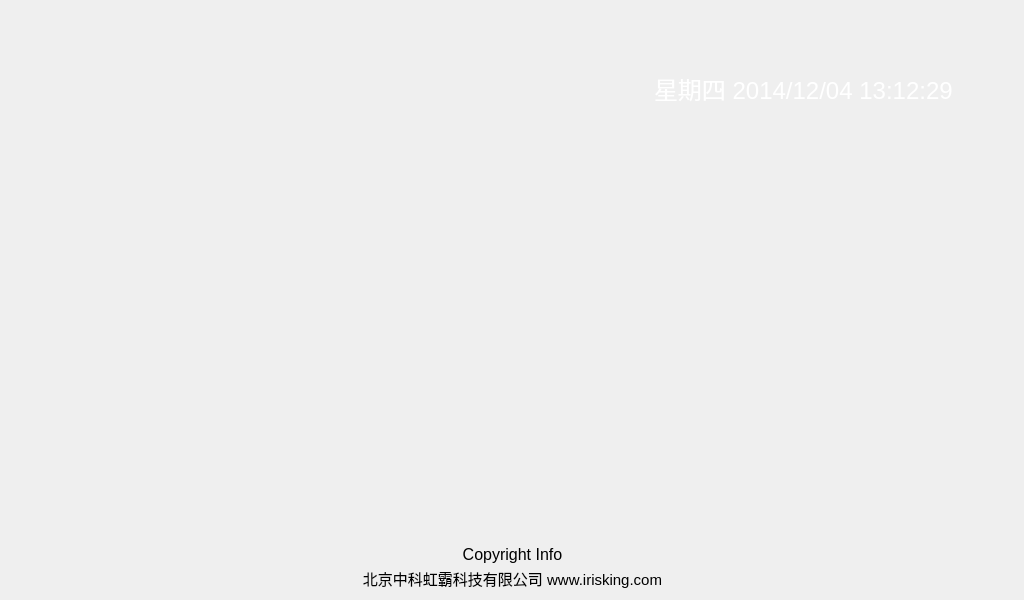
<?xml version="1.0" encoding="UTF-8"?>
<ui version="4.0">
 <class>Manager</class>
 <widget class="QWidget" name="Manager">
  <property name="geometry">
   <rect>
    <x>0</x>
    <y>0</y>
    <width>1024</width>
    <height>600</height>
   </rect>
  </property>
  <property name="windowTitle">
   <string>Form</string>
  </property>
  <property name="layoutDirection">
   <enum>Qt::LeftToRight</enum>
  </property>
  <property name="autoFillBackground">
   <bool>false</bool>
  </property>
  <widget class="QWidget" name="centralWidget" native="true">
   <property name="geometry">
    <rect>
     <x>0</x>
     <y>1</y>
     <width>1024</width>
     <height>600</height>
    </rect>
   </property>
   <property name="autoFillBackground">
    <bool>false</bool>
   </property>
   <property name="styleSheet">
    <string notr="true">QWidget#centralWidget{
     background-image: url(:/image/ui_mainmenu_background.png);
}

QToolButton#toolBtnDataManager{
       border-top-left-radius: 3px; 
       padding: 2px 2px;       
	   background-image: url(:/image/ui_datamanage_normal.png);
}
QToolButton#toolBtnDataManager:pressed{
	   background-image: url(:/image/ui_datamanage_pressed.png);
}

QToolButton#toolBtnHelp{
       border-top-left-radius: 3px;  
       padding: 2px 2px;
	   background-image: url(:/image/ui_aboutus_normal.png);
}

QToolButton#toolBtnHelp:pressed{
	background-image: url(:/image/ui_aboutus_pressed.png);
}

QToolButton#toolBtnIdentify{
       border-top-left-radius: 3px; 
       padding: 2px 2px;       
	   background-image: url(:/image/ui_backiden_normal.png);
}

QToolButton#toolBtnIdentify:pressed{
	background-image: url(:/image/ui_backiden_pressed.png);
}

QToolButton#toolBtnPerson{
       border-top-left-radius: 3px; 
       padding: 2px 2px;
	   background-image: url(:/image/ui_person_normal.png);
}

QToolButton#toolBtnPerson:pressed{
	background-image: url(:/image/ui_person_pressed.png);
}

QToolButton#toolBtnShutdown{
       border-top-left-radius: 3px; 
       padding: 2px 2px;
	   background-image: url(:/image/ui_shutdown_normal.png);
}

QToolButton#toolBtnShutdown:pressed{
	background-image: url(:/image/ui_shutdown_pressed.png);
}

QToolButton#toolBtnSystem{
       border-top-left-radius: 3px; 
       padding: 2px 2px;       
	   background-image: url(:/image/ui_syssettings_normal.png);
}

QToolButton#toolBtnSystem:pressed{
	  background-image: url(:/image/ui_syssettings_pressed.png);
}

*{
color: rgb(255, 255, 255);
}</string>
   </property>
   <widget class="QLabel" name="labTitle">
    <property name="geometry">
     <rect>
      <x>94</x>
      <y>1</y>
      <width>681</width>
      <height>61</height>
     </rect>
    </property>
    <property name="font">
     <font>
      <family>浪漫雅圆</family>
      <pointsize>26</pointsize>
      <weight>75</weight>
      <italic>false</italic>
      <bold>true</bold>
     </font>
    </property>
    <property name="styleSheet">
     <string notr="true">background-image: url(:/image/ui_mainmenu_title.png);</string>
    </property>
    <property name="text">
     <string/>
    </property>
    <property name="alignment">
     <set>Qt::AlignCenter</set>
    </property>
   </widget>
   <widget class="QLabel" name="labSupport">
    <property name="geometry">
     <rect>
      <x>12</x>
      <y>562</y>
      <width>1001</width>
      <height>31</height>
     </rect>
    </property>
    <property name="font">
     <font>
      <pointsize>11</pointsize>
     </font>
    </property>
    <property name="styleSheet">
     <string notr="true">color: rgb(0, 0, 0);</string>
    </property>
    <property name="text">
     <string>北京中科虹霸科技有限公司 www.irisking.com</string>
    </property>
    <property name="alignment">
     <set>Qt::AlignCenter</set>
    </property>
   </widget>
   <widget class="QLabel" name="labCopyright">
    <property name="geometry">
     <rect>
      <x>12</x>
      <y>543</y>
      <width>1001</width>
      <height>21</height>
     </rect>
    </property>
    <property name="font">
     <font>
      <pointsize>12</pointsize>
      <weight>50</weight>
      <bold>false</bold>
     </font>
    </property>
    <property name="styleSheet">
     <string notr="true">color: rgb(0, 0, 0);</string>
    </property>
    <property name="text">
     <string>Copyright Info</string>
    </property>
    <property name="alignment">
     <set>Qt::AlignCenter</set>
    </property>
   </widget>
   <widget class="QLabel" name="labCurDateTime">
    <property name="geometry">
     <rect>
      <x>654</x>
      <y>70</y>
      <width>361</width>
      <height>31</height>
     </rect>
    </property>
    <property name="font">
     <font>
      <pointsize>18</pointsize>
     </font>
    </property>
    <property name="text">
     <string>&lt;html&gt;&lt;head/&gt;&lt;body&gt;&lt;p&gt;&lt;span style=&quot; font-size:18pt;&quot;&gt;星期四   2014/12/04    13:12:29&lt;/span&gt;&lt;/p&gt;&lt;/body&gt;&lt;/html&gt;</string>
    </property>
   </widget>
   <widget class="QToolButton" name="toolBtnIdentify">
    <property name="geometry">
     <rect>
      <x>429</x>
      <y>200</y>
      <width>165</width>
      <height>110</height>
     </rect>
    </property>
    <property name="sizePolicy">
     <sizepolicy hsizetype="Preferred" vsizetype="Preferred">
      <horstretch>0</horstretch>
      <verstretch>0</verstretch>
     </sizepolicy>
    </property>
    <property name="palette">
     <palette>
      <active>
       <colorrole role="WindowText">
        <brush brushstyle="SolidPattern">
         <color alpha="255">
          <red>255</red>
          <green>255</green>
          <blue>255</blue>
         </color>
        </brush>
       </colorrole>
       <colorrole role="Button">
        <brush brushstyle="SolidPattern">
         <color alpha="255">
          <red>32</red>
          <green>90</green>
          <blue>167</blue>
         </color>
        </brush>
       </colorrole>
       <colorrole role="Text">
        <brush brushstyle="SolidPattern">
         <color alpha="255">
          <red>255</red>
          <green>255</green>
          <blue>255</blue>
         </color>
        </brush>
       </colorrole>
       <colorrole role="ButtonText">
        <brush brushstyle="SolidPattern">
         <color alpha="255">
          <red>255</red>
          <green>255</green>
          <blue>255</blue>
         </color>
        </brush>
       </colorrole>
       <colorrole role="Base">
        <brush brushstyle="SolidPattern">
         <color alpha="255">
          <red>32</red>
          <green>90</green>
          <blue>167</blue>
         </color>
        </brush>
       </colorrole>
       <colorrole role="Window">
        <brush brushstyle="SolidPattern">
         <color alpha="255">
          <red>32</red>
          <green>90</green>
          <blue>167</blue>
         </color>
        </brush>
       </colorrole>
      </active>
      <inactive>
       <colorrole role="WindowText">
        <brush brushstyle="SolidPattern">
         <color alpha="255">
          <red>255</red>
          <green>255</green>
          <blue>255</blue>
         </color>
        </brush>
       </colorrole>
       <colorrole role="Button">
        <brush brushstyle="SolidPattern">
         <color alpha="255">
          <red>32</red>
          <green>90</green>
          <blue>167</blue>
         </color>
        </brush>
       </colorrole>
       <colorrole role="Text">
        <brush brushstyle="SolidPattern">
         <color alpha="255">
          <red>255</red>
          <green>255</green>
          <blue>255</blue>
         </color>
        </brush>
       </colorrole>
       <colorrole role="ButtonText">
        <brush brushstyle="SolidPattern">
         <color alpha="255">
          <red>255</red>
          <green>255</green>
          <blue>255</blue>
         </color>
        </brush>
       </colorrole>
       <colorrole role="Base">
        <brush brushstyle="SolidPattern">
         <color alpha="255">
          <red>32</red>
          <green>90</green>
          <blue>167</blue>
         </color>
        </brush>
       </colorrole>
       <colorrole role="Window">
        <brush brushstyle="SolidPattern">
         <color alpha="255">
          <red>32</red>
          <green>90</green>
          <blue>167</blue>
         </color>
        </brush>
       </colorrole>
      </inactive>
      <disabled>
       <colorrole role="WindowText">
        <brush brushstyle="SolidPattern">
         <color alpha="255">
          <red>255</red>
          <green>255</green>
          <blue>255</blue>
         </color>
        </brush>
       </colorrole>
       <colorrole role="Button">
        <brush brushstyle="SolidPattern">
         <color alpha="255">
          <red>32</red>
          <green>90</green>
          <blue>167</blue>
         </color>
        </brush>
       </colorrole>
       <colorrole role="Text">
        <brush brushstyle="SolidPattern">
         <color alpha="255">
          <red>255</red>
          <green>255</green>
          <blue>255</blue>
         </color>
        </brush>
       </colorrole>
       <colorrole role="ButtonText">
        <brush brushstyle="SolidPattern">
         <color alpha="255">
          <red>255</red>
          <green>255</green>
          <blue>255</blue>
         </color>
        </brush>
       </colorrole>
       <colorrole role="Base">
        <brush brushstyle="SolidPattern">
         <color alpha="255">
          <red>32</red>
          <green>90</green>
          <blue>167</blue>
         </color>
        </brush>
       </colorrole>
       <colorrole role="Window">
        <brush brushstyle="SolidPattern">
         <color alpha="255">
          <red>32</red>
          <green>90</green>
          <blue>167</blue>
         </color>
        </brush>
       </colorrole>
      </disabled>
     </palette>
    </property>
    <property name="font">
     <font>
      <pointsize>20</pointsize>
     </font>
    </property>
    <property name="autoFillBackground">
     <bool>false</bool>
    </property>
    <property name="styleSheet">
     <string notr="true"/>
    </property>
    <property name="toolButtonStyle">
     <enum>Qt::ToolButtonTextUnderIcon</enum>
    </property>
    <property name="arrowType">
     <enum>Qt::NoArrow</enum>
    </property>
   </widget>
   <widget class="QToolButton" name="toolBtnDataManager">
    <property name="geometry">
     <rect>
      <x>180</x>
      <y>352</y>
      <width>165</width>
      <height>110</height>
     </rect>
    </property>
    <property name="sizePolicy">
     <sizepolicy hsizetype="Preferred" vsizetype="Preferred">
      <horstretch>0</horstretch>
      <verstretch>0</verstretch>
     </sizepolicy>
    </property>
    <property name="palette">
     <palette>
      <active>
       <colorrole role="WindowText">
        <brush brushstyle="SolidPattern">
         <color alpha="255">
          <red>255</red>
          <green>255</green>
          <blue>255</blue>
         </color>
        </brush>
       </colorrole>
       <colorrole role="Button">
        <brush brushstyle="SolidPattern">
         <color alpha="255">
          <red>32</red>
          <green>90</green>
          <blue>167</blue>
         </color>
        </brush>
       </colorrole>
       <colorrole role="Text">
        <brush brushstyle="SolidPattern">
         <color alpha="255">
          <red>255</red>
          <green>255</green>
          <blue>255</blue>
         </color>
        </brush>
       </colorrole>
       <colorrole role="ButtonText">
        <brush brushstyle="SolidPattern">
         <color alpha="255">
          <red>255</red>
          <green>255</green>
          <blue>255</blue>
         </color>
        </brush>
       </colorrole>
       <colorrole role="Base">
        <brush brushstyle="SolidPattern">
         <color alpha="255">
          <red>32</red>
          <green>90</green>
          <blue>167</blue>
         </color>
        </brush>
       </colorrole>
       <colorrole role="Window">
        <brush brushstyle="SolidPattern">
         <color alpha="255">
          <red>32</red>
          <green>90</green>
          <blue>167</blue>
         </color>
        </brush>
       </colorrole>
      </active>
      <inactive>
       <colorrole role="WindowText">
        <brush brushstyle="SolidPattern">
         <color alpha="255">
          <red>255</red>
          <green>255</green>
          <blue>255</blue>
         </color>
        </brush>
       </colorrole>
       <colorrole role="Button">
        <brush brushstyle="SolidPattern">
         <color alpha="255">
          <red>32</red>
          <green>90</green>
          <blue>167</blue>
         </color>
        </brush>
       </colorrole>
       <colorrole role="Text">
        <brush brushstyle="SolidPattern">
         <color alpha="255">
          <red>255</red>
          <green>255</green>
          <blue>255</blue>
         </color>
        </brush>
       </colorrole>
       <colorrole role="ButtonText">
        <brush brushstyle="SolidPattern">
         <color alpha="255">
          <red>255</red>
          <green>255</green>
          <blue>255</blue>
         </color>
        </brush>
       </colorrole>
       <colorrole role="Base">
        <brush brushstyle="SolidPattern">
         <color alpha="255">
          <red>32</red>
          <green>90</green>
          <blue>167</blue>
         </color>
        </brush>
       </colorrole>
       <colorrole role="Window">
        <brush brushstyle="SolidPattern">
         <color alpha="255">
          <red>32</red>
          <green>90</green>
          <blue>167</blue>
         </color>
        </brush>
       </colorrole>
      </inactive>
      <disabled>
       <colorrole role="WindowText">
        <brush brushstyle="SolidPattern">
         <color alpha="255">
          <red>255</red>
          <green>255</green>
          <blue>255</blue>
         </color>
        </brush>
       </colorrole>
       <colorrole role="Button">
        <brush brushstyle="SolidPattern">
         <color alpha="255">
          <red>32</red>
          <green>90</green>
          <blue>167</blue>
         </color>
        </brush>
       </colorrole>
       <colorrole role="Text">
        <brush brushstyle="SolidPattern">
         <color alpha="255">
          <red>255</red>
          <green>255</green>
          <blue>255</blue>
         </color>
        </brush>
       </colorrole>
       <colorrole role="ButtonText">
        <brush brushstyle="SolidPattern">
         <color alpha="255">
          <red>255</red>
          <green>255</green>
          <blue>255</blue>
         </color>
        </brush>
       </colorrole>
       <colorrole role="Base">
        <brush brushstyle="SolidPattern">
         <color alpha="255">
          <red>32</red>
          <green>90</green>
          <blue>167</blue>
         </color>
        </brush>
       </colorrole>
       <colorrole role="Window">
        <brush brushstyle="SolidPattern">
         <color alpha="255">
          <red>32</red>
          <green>90</green>
          <blue>167</blue>
         </color>
        </brush>
       </colorrole>
      </disabled>
     </palette>
    </property>
    <property name="font">
     <font>
      <pointsize>20</pointsize>
     </font>
    </property>
    <property name="autoFillBackground">
     <bool>false</bool>
    </property>
    <property name="styleSheet">
     <string notr="true"/>
    </property>
    <property name="toolButtonStyle">
     <enum>Qt::ToolButtonTextUnderIcon</enum>
    </property>
    <property name="arrowType">
     <enum>Qt::NoArrow</enum>
    </property>
   </widget>
   <widget class="QToolButton" name="toolBtnHelp">
    <property name="geometry">
     <rect>
      <x>429</x>
      <y>352</y>
      <width>165</width>
      <height>110</height>
     </rect>
    </property>
    <property name="sizePolicy">
     <sizepolicy hsizetype="Preferred" vsizetype="Preferred">
      <horstretch>0</horstretch>
      <verstretch>0</verstretch>
     </sizepolicy>
    </property>
    <property name="palette">
     <palette>
      <active>
       <colorrole role="WindowText">
        <brush brushstyle="SolidPattern">
         <color alpha="255">
          <red>255</red>
          <green>255</green>
          <blue>255</blue>
         </color>
        </brush>
       </colorrole>
       <colorrole role="Button">
        <brush brushstyle="SolidPattern">
         <color alpha="255">
          <red>32</red>
          <green>90</green>
          <blue>167</blue>
         </color>
        </brush>
       </colorrole>
       <colorrole role="Text">
        <brush brushstyle="SolidPattern">
         <color alpha="255">
          <red>255</red>
          <green>255</green>
          <blue>255</blue>
         </color>
        </brush>
       </colorrole>
       <colorrole role="ButtonText">
        <brush brushstyle="SolidPattern">
         <color alpha="255">
          <red>255</red>
          <green>255</green>
          <blue>255</blue>
         </color>
        </brush>
       </colorrole>
       <colorrole role="Base">
        <brush brushstyle="SolidPattern">
         <color alpha="255">
          <red>32</red>
          <green>90</green>
          <blue>167</blue>
         </color>
        </brush>
       </colorrole>
       <colorrole role="Window">
        <brush brushstyle="SolidPattern">
         <color alpha="255">
          <red>32</red>
          <green>90</green>
          <blue>167</blue>
         </color>
        </brush>
       </colorrole>
      </active>
      <inactive>
       <colorrole role="WindowText">
        <brush brushstyle="SolidPattern">
         <color alpha="255">
          <red>255</red>
          <green>255</green>
          <blue>255</blue>
         </color>
        </brush>
       </colorrole>
       <colorrole role="Button">
        <brush brushstyle="SolidPattern">
         <color alpha="255">
          <red>32</red>
          <green>90</green>
          <blue>167</blue>
         </color>
        </brush>
       </colorrole>
       <colorrole role="Text">
        <brush brushstyle="SolidPattern">
         <color alpha="255">
          <red>255</red>
          <green>255</green>
          <blue>255</blue>
         </color>
        </brush>
       </colorrole>
       <colorrole role="ButtonText">
        <brush brushstyle="SolidPattern">
         <color alpha="255">
          <red>255</red>
          <green>255</green>
          <blue>255</blue>
         </color>
        </brush>
       </colorrole>
       <colorrole role="Base">
        <brush brushstyle="SolidPattern">
         <color alpha="255">
          <red>32</red>
          <green>90</green>
          <blue>167</blue>
         </color>
        </brush>
       </colorrole>
       <colorrole role="Window">
        <brush brushstyle="SolidPattern">
         <color alpha="255">
          <red>32</red>
          <green>90</green>
          <blue>167</blue>
         </color>
        </brush>
       </colorrole>
      </inactive>
      <disabled>
       <colorrole role="WindowText">
        <brush brushstyle="SolidPattern">
         <color alpha="255">
          <red>255</red>
          <green>255</green>
          <blue>255</blue>
         </color>
        </brush>
       </colorrole>
       <colorrole role="Button">
        <brush brushstyle="SolidPattern">
         <color alpha="255">
          <red>32</red>
          <green>90</green>
          <blue>167</blue>
         </color>
        </brush>
       </colorrole>
       <colorrole role="Text">
        <brush brushstyle="SolidPattern">
         <color alpha="255">
          <red>255</red>
          <green>255</green>
          <blue>255</blue>
         </color>
        </brush>
       </colorrole>
       <colorrole role="ButtonText">
        <brush brushstyle="SolidPattern">
         <color alpha="255">
          <red>255</red>
          <green>255</green>
          <blue>255</blue>
         </color>
        </brush>
       </colorrole>
       <colorrole role="Base">
        <brush brushstyle="SolidPattern">
         <color alpha="255">
          <red>32</red>
          <green>90</green>
          <blue>167</blue>
         </color>
        </brush>
       </colorrole>
       <colorrole role="Window">
        <brush brushstyle="SolidPattern">
         <color alpha="255">
          <red>32</red>
          <green>90</green>
          <blue>167</blue>
         </color>
        </brush>
       </colorrole>
      </disabled>
     </palette>
    </property>
    <property name="font">
     <font>
      <pointsize>20</pointsize>
     </font>
    </property>
    <property name="autoFillBackground">
     <bool>false</bool>
    </property>
    <property name="styleSheet">
     <string notr="true"/>
    </property>
    <property name="toolButtonStyle">
     <enum>Qt::ToolButtonTextUnderIcon</enum>
    </property>
    <property name="arrowType">
     <enum>Qt::NoArrow</enum>
    </property>
   </widget>
   <widget class="QToolButton" name="toolBtnShutdown">
    <property name="geometry">
     <rect>
      <x>678</x>
      <y>352</y>
      <width>165</width>
      <height>110</height>
     </rect>
    </property>
    <property name="sizePolicy">
     <sizepolicy hsizetype="Preferred" vsizetype="Preferred">
      <horstretch>0</horstretch>
      <verstretch>0</verstretch>
     </sizepolicy>
    </property>
    <property name="palette">
     <palette>
      <active>
       <colorrole role="WindowText">
        <brush brushstyle="SolidPattern">
         <color alpha="255">
          <red>255</red>
          <green>255</green>
          <blue>255</blue>
         </color>
        </brush>
       </colorrole>
       <colorrole role="Button">
        <brush brushstyle="SolidPattern">
         <color alpha="255">
          <red>32</red>
          <green>90</green>
          <blue>167</blue>
         </color>
        </brush>
       </colorrole>
       <colorrole role="Text">
        <brush brushstyle="SolidPattern">
         <color alpha="255">
          <red>255</red>
          <green>255</green>
          <blue>255</blue>
         </color>
        </brush>
       </colorrole>
       <colorrole role="ButtonText">
        <brush brushstyle="SolidPattern">
         <color alpha="255">
          <red>255</red>
          <green>255</green>
          <blue>255</blue>
         </color>
        </brush>
       </colorrole>
       <colorrole role="Base">
        <brush brushstyle="SolidPattern">
         <color alpha="255">
          <red>32</red>
          <green>90</green>
          <blue>167</blue>
         </color>
        </brush>
       </colorrole>
       <colorrole role="Window">
        <brush brushstyle="SolidPattern">
         <color alpha="255">
          <red>32</red>
          <green>90</green>
          <blue>167</blue>
         </color>
        </brush>
       </colorrole>
      </active>
      <inactive>
       <colorrole role="WindowText">
        <brush brushstyle="SolidPattern">
         <color alpha="255">
          <red>255</red>
          <green>255</green>
          <blue>255</blue>
         </color>
        </brush>
       </colorrole>
       <colorrole role="Button">
        <brush brushstyle="SolidPattern">
         <color alpha="255">
          <red>32</red>
          <green>90</green>
          <blue>167</blue>
         </color>
        </brush>
       </colorrole>
       <colorrole role="Text">
        <brush brushstyle="SolidPattern">
         <color alpha="255">
          <red>255</red>
          <green>255</green>
          <blue>255</blue>
         </color>
        </brush>
       </colorrole>
       <colorrole role="ButtonText">
        <brush brushstyle="SolidPattern">
         <color alpha="255">
          <red>255</red>
          <green>255</green>
          <blue>255</blue>
         </color>
        </brush>
       </colorrole>
       <colorrole role="Base">
        <brush brushstyle="SolidPattern">
         <color alpha="255">
          <red>32</red>
          <green>90</green>
          <blue>167</blue>
         </color>
        </brush>
       </colorrole>
       <colorrole role="Window">
        <brush brushstyle="SolidPattern">
         <color alpha="255">
          <red>32</red>
          <green>90</green>
          <blue>167</blue>
         </color>
        </brush>
       </colorrole>
      </inactive>
      <disabled>
       <colorrole role="WindowText">
        <brush brushstyle="SolidPattern">
         <color alpha="255">
          <red>255</red>
          <green>255</green>
          <blue>255</blue>
         </color>
        </brush>
       </colorrole>
       <colorrole role="Button">
        <brush brushstyle="SolidPattern">
         <color alpha="255">
          <red>32</red>
          <green>90</green>
          <blue>167</blue>
         </color>
        </brush>
       </colorrole>
       <colorrole role="Text">
        <brush brushstyle="SolidPattern">
         <color alpha="255">
          <red>255</red>
          <green>255</green>
          <blue>255</blue>
         </color>
        </brush>
       </colorrole>
       <colorrole role="ButtonText">
        <brush brushstyle="SolidPattern">
         <color alpha="255">
          <red>255</red>
          <green>255</green>
          <blue>255</blue>
         </color>
        </brush>
       </colorrole>
       <colorrole role="Base">
        <brush brushstyle="SolidPattern">
         <color alpha="255">
          <red>32</red>
          <green>90</green>
          <blue>167</blue>
         </color>
        </brush>
       </colorrole>
       <colorrole role="Window">
        <brush brushstyle="SolidPattern">
         <color alpha="255">
          <red>32</red>
          <green>90</green>
          <blue>167</blue>
         </color>
        </brush>
       </colorrole>
      </disabled>
     </palette>
    </property>
    <property name="font">
     <font>
      <pointsize>20</pointsize>
     </font>
    </property>
    <property name="autoFillBackground">
     <bool>false</bool>
    </property>
    <property name="styleSheet">
     <string notr="true"/>
    </property>
    <property name="toolButtonStyle">
     <enum>Qt::ToolButtonTextUnderIcon</enum>
    </property>
    <property name="autoRaise">
     <bool>false</bool>
    </property>
    <property name="arrowType">
     <enum>Qt::NoArrow</enum>
    </property>
   </widget>
   <widget class="QToolButton" name="toolBtnSystem">
    <property name="geometry">
     <rect>
      <x>678</x>
      <y>200</y>
      <width>165</width>
      <height>110</height>
     </rect>
    </property>
    <property name="sizePolicy">
     <sizepolicy hsizetype="Preferred" vsizetype="Preferred">
      <horstretch>0</horstretch>
      <verstretch>0</verstretch>
     </sizepolicy>
    </property>
    <property name="palette">
     <palette>
      <active>
       <colorrole role="WindowText">
        <brush brushstyle="SolidPattern">
         <color alpha="255">
          <red>255</red>
          <green>255</green>
          <blue>255</blue>
         </color>
        </brush>
       </colorrole>
       <colorrole role="Button">
        <brush brushstyle="SolidPattern">
         <color alpha="255">
          <red>32</red>
          <green>90</green>
          <blue>167</blue>
         </color>
        </brush>
       </colorrole>
       <colorrole role="Text">
        <brush brushstyle="SolidPattern">
         <color alpha="255">
          <red>255</red>
          <green>255</green>
          <blue>255</blue>
         </color>
        </brush>
       </colorrole>
       <colorrole role="ButtonText">
        <brush brushstyle="SolidPattern">
         <color alpha="255">
          <red>255</red>
          <green>255</green>
          <blue>255</blue>
         </color>
        </brush>
       </colorrole>
       <colorrole role="Base">
        <brush brushstyle="SolidPattern">
         <color alpha="255">
          <red>32</red>
          <green>90</green>
          <blue>167</blue>
         </color>
        </brush>
       </colorrole>
       <colorrole role="Window">
        <brush brushstyle="SolidPattern">
         <color alpha="255">
          <red>32</red>
          <green>90</green>
          <blue>167</blue>
         </color>
        </brush>
       </colorrole>
      </active>
      <inactive>
       <colorrole role="WindowText">
        <brush brushstyle="SolidPattern">
         <color alpha="255">
          <red>255</red>
          <green>255</green>
          <blue>255</blue>
         </color>
        </brush>
       </colorrole>
       <colorrole role="Button">
        <brush brushstyle="SolidPattern">
         <color alpha="255">
          <red>32</red>
          <green>90</green>
          <blue>167</blue>
         </color>
        </brush>
       </colorrole>
       <colorrole role="Text">
        <brush brushstyle="SolidPattern">
         <color alpha="255">
          <red>255</red>
          <green>255</green>
          <blue>255</blue>
         </color>
        </brush>
       </colorrole>
       <colorrole role="ButtonText">
        <brush brushstyle="SolidPattern">
         <color alpha="255">
          <red>255</red>
          <green>255</green>
          <blue>255</blue>
         </color>
        </brush>
       </colorrole>
       <colorrole role="Base">
        <brush brushstyle="SolidPattern">
         <color alpha="255">
          <red>32</red>
          <green>90</green>
          <blue>167</blue>
         </color>
        </brush>
       </colorrole>
       <colorrole role="Window">
        <brush brushstyle="SolidPattern">
         <color alpha="255">
          <red>32</red>
          <green>90</green>
          <blue>167</blue>
         </color>
        </brush>
       </colorrole>
      </inactive>
      <disabled>
       <colorrole role="WindowText">
        <brush brushstyle="SolidPattern">
         <color alpha="255">
          <red>255</red>
          <green>255</green>
          <blue>255</blue>
         </color>
        </brush>
       </colorrole>
       <colorrole role="Button">
        <brush brushstyle="SolidPattern">
         <color alpha="255">
          <red>32</red>
          <green>90</green>
          <blue>167</blue>
         </color>
        </brush>
       </colorrole>
       <colorrole role="Text">
        <brush brushstyle="SolidPattern">
         <color alpha="255">
          <red>255</red>
          <green>255</green>
          <blue>255</blue>
         </color>
        </brush>
       </colorrole>
       <colorrole role="ButtonText">
        <brush brushstyle="SolidPattern">
         <color alpha="255">
          <red>255</red>
          <green>255</green>
          <blue>255</blue>
         </color>
        </brush>
       </colorrole>
       <colorrole role="Base">
        <brush brushstyle="SolidPattern">
         <color alpha="255">
          <red>32</red>
          <green>90</green>
          <blue>167</blue>
         </color>
        </brush>
       </colorrole>
       <colorrole role="Window">
        <brush brushstyle="SolidPattern">
         <color alpha="255">
          <red>32</red>
          <green>90</green>
          <blue>167</blue>
         </color>
        </brush>
       </colorrole>
      </disabled>
     </palette>
    </property>
    <property name="font">
     <font>
      <pointsize>20</pointsize>
     </font>
    </property>
    <property name="autoFillBackground">
     <bool>false</bool>
    </property>
    <property name="toolButtonStyle">
     <enum>Qt::ToolButtonTextUnderIcon</enum>
    </property>
    <property name="autoRaise">
     <bool>false</bool>
    </property>
   </widget>
   <widget class="QToolButton" name="toolBtnPerson">
    <property name="geometry">
     <rect>
      <x>180</x>
      <y>200</y>
      <width>165</width>
      <height>110</height>
     </rect>
    </property>
    <property name="sizePolicy">
     <sizepolicy hsizetype="Preferred" vsizetype="Preferred">
      <horstretch>0</horstretch>
      <verstretch>0</verstretch>
     </sizepolicy>
    </property>
    <property name="palette">
     <palette>
      <active>
       <colorrole role="WindowText">
        <brush brushstyle="SolidPattern">
         <color alpha="255">
          <red>255</red>
          <green>255</green>
          <blue>255</blue>
         </color>
        </brush>
       </colorrole>
       <colorrole role="Button">
        <brush brushstyle="SolidPattern">
         <color alpha="255">
          <red>32</red>
          <green>90</green>
          <blue>167</blue>
         </color>
        </brush>
       </colorrole>
       <colorrole role="Text">
        <brush brushstyle="SolidPattern">
         <color alpha="255">
          <red>255</red>
          <green>255</green>
          <blue>255</blue>
         </color>
        </brush>
       </colorrole>
       <colorrole role="ButtonText">
        <brush brushstyle="SolidPattern">
         <color alpha="255">
          <red>255</red>
          <green>255</green>
          <blue>255</blue>
         </color>
        </brush>
       </colorrole>
       <colorrole role="Base">
        <brush brushstyle="SolidPattern">
         <color alpha="255">
          <red>32</red>
          <green>90</green>
          <blue>167</blue>
         </color>
        </brush>
       </colorrole>
       <colorrole role="Window">
        <brush brushstyle="SolidPattern">
         <color alpha="255">
          <red>32</red>
          <green>90</green>
          <blue>167</blue>
         </color>
        </brush>
       </colorrole>
      </active>
      <inactive>
       <colorrole role="WindowText">
        <brush brushstyle="SolidPattern">
         <color alpha="255">
          <red>255</red>
          <green>255</green>
          <blue>255</blue>
         </color>
        </brush>
       </colorrole>
       <colorrole role="Button">
        <brush brushstyle="SolidPattern">
         <color alpha="255">
          <red>32</red>
          <green>90</green>
          <blue>167</blue>
         </color>
        </brush>
       </colorrole>
       <colorrole role="Text">
        <brush brushstyle="SolidPattern">
         <color alpha="255">
          <red>255</red>
          <green>255</green>
          <blue>255</blue>
         </color>
        </brush>
       </colorrole>
       <colorrole role="ButtonText">
        <brush brushstyle="SolidPattern">
         <color alpha="255">
          <red>255</red>
          <green>255</green>
          <blue>255</blue>
         </color>
        </brush>
       </colorrole>
       <colorrole role="Base">
        <brush brushstyle="SolidPattern">
         <color alpha="255">
          <red>32</red>
          <green>90</green>
          <blue>167</blue>
         </color>
        </brush>
       </colorrole>
       <colorrole role="Window">
        <brush brushstyle="SolidPattern">
         <color alpha="255">
          <red>32</red>
          <green>90</green>
          <blue>167</blue>
         </color>
        </brush>
       </colorrole>
      </inactive>
      <disabled>
       <colorrole role="WindowText">
        <brush brushstyle="SolidPattern">
         <color alpha="255">
          <red>255</red>
          <green>255</green>
          <blue>255</blue>
         </color>
        </brush>
       </colorrole>
       <colorrole role="Button">
        <brush brushstyle="SolidPattern">
         <color alpha="255">
          <red>32</red>
          <green>90</green>
          <blue>167</blue>
         </color>
        </brush>
       </colorrole>
       <colorrole role="Text">
        <brush brushstyle="SolidPattern">
         <color alpha="255">
          <red>255</red>
          <green>255</green>
          <blue>255</blue>
         </color>
        </brush>
       </colorrole>
       <colorrole role="ButtonText">
        <brush brushstyle="SolidPattern">
         <color alpha="255">
          <red>255</red>
          <green>255</green>
          <blue>255</blue>
         </color>
        </brush>
       </colorrole>
       <colorrole role="Base">
        <brush brushstyle="SolidPattern">
         <color alpha="255">
          <red>32</red>
          <green>90</green>
          <blue>167</blue>
         </color>
        </brush>
       </colorrole>
       <colorrole role="Window">
        <brush brushstyle="SolidPattern">
         <color alpha="255">
          <red>32</red>
          <green>90</green>
          <blue>167</blue>
         </color>
        </brush>
       </colorrole>
      </disabled>
     </palette>
    </property>
    <property name="font">
     <font>
      <pointsize>20</pointsize>
     </font>
    </property>
    <property name="autoFillBackground">
     <bool>false</bool>
    </property>
    <property name="styleSheet">
     <string notr="true"/>
    </property>
    <property name="toolButtonStyle">
     <enum>Qt::ToolButtonTextUnderIcon</enum>
    </property>
    <property name="arrowType">
     <enum>Qt::NoArrow</enum>
    </property>
   </widget>
  </widget>
 </widget>
 <tabstops>
  <tabstop>toolBtnPerson</tabstop>
  <tabstop>toolBtnHelp</tabstop>
  <tabstop>toolBtnShutdown</tabstop>
 </tabstops>
 <resources/>
 <connections/>
</ui>
